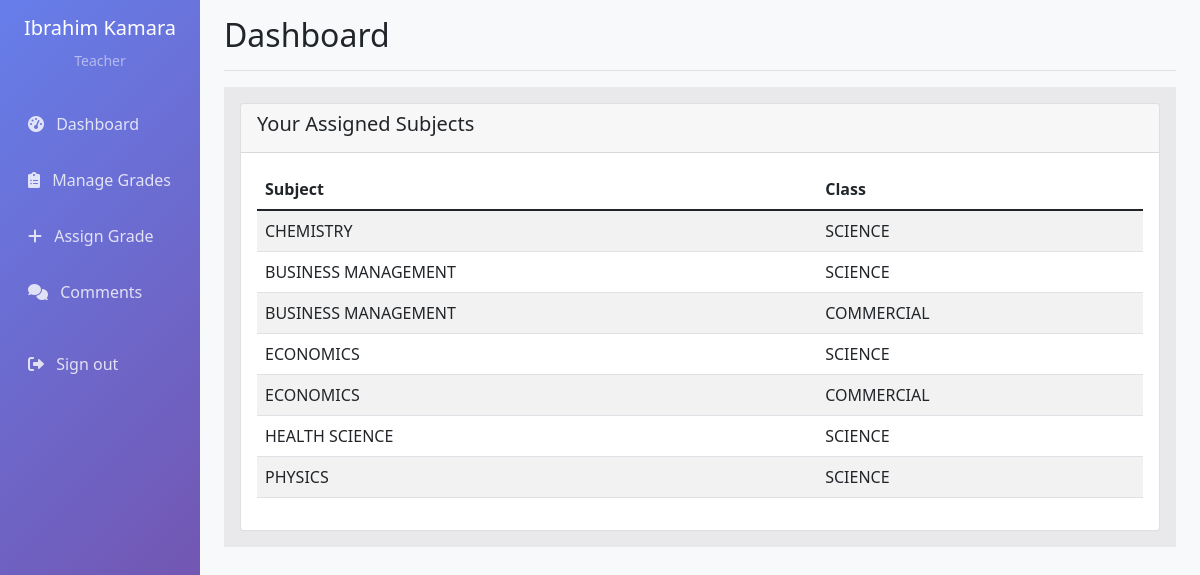
/dashboard/ (signed in), run on the app's committed database.
### accounts/models.py (models this page shows, shortened)
class CustomUser(AbstractUser):
    USER_TYPE_CHOICES = (
        ('admin', 'Admin'),
        ('teacher', 'Teacher'),
        ('student', 'Student'),
    )
    email = models.EmailField(unique=True)
    user_type = models.CharField(max_length=10, choices=USER_TYPE_CHOICES)
    phone = models.PositiveIntegerField(max_length=15, blank=True)
    address = models.CharField(blank=True)
    USERNAME_FIELD = 'email'
    REQUIRED_FIELDS = ['username', 'user_type']

class TeacherSubject(models.Model):
    teacher = models.ForeignKey(CustomUser, on_delete=models.CASCADE, limit_choices_to={'user_type': 'teacher'})
    subject = models.ForeignKey(Subject, on_delete=models.CASCADE)
    class_assigned = models.ForeignKey(Class, on_delete=models.CASCADE)
    class Meta:
        unique_together = ['teacher', 'subject', 'class_assigned']

class Subject(models.Model):
    name = models.CharField(max_length=100)
    code = models.CharField(max_length=10, unique=True)
    description = models.CharField(blank=True)

class Class(models.Model):
    name = models.CharField(max_length=100)
    description = models.CharField(blank=True)
    created_at = models.DateTimeField(auto_now_add=True)
    class Meta:
        verbose_name_plural = "Classes"

### accounts/views.py (the view, shortened to what this page needs)
# urls.py: path('dashboard/', views.dashboard, name='dashboard'),
@login_required
def dashboard(request):
    context = {}
    if request.user.user_type == 'admin':
        context.update({
            'total_students': CustomUser.objects.filter(user_type='student').count(),
            'total_teachers': CustomUser.objects.filter(user_type='teacher').count(),
            'total_classes': Class.objects.count(),
            'total_subjects': Subject.objects.count(),
        })
    elif request.user.user_type == 'teacher':
        context.update({
            'assigned_subjects': TeacherSubject.objects.filter(teacher=request.user),
        })
    return render(request, 'dashboard.html', context)

### templates/dashboard.html (shortened to what this page needs)
{% extends 'base.html' %}
{% block content %}
<div class="row">
    {% if user.user_type == 'teacher' %}
    <div class="col-md-12">
        <div class="card-body" style="background-color: #e9e9ec;">
        <div class="card">
            <div class="card-header">
                <h5>Your Assigned Subjects</h5>
            </div>
            <div class="card-body">
                {% if assigned_subjects %}
                <div class="table-responsive">
                    <table class="table table-striped">
                        <thead>
                            <tr>
                                <th>Subject</th>
                                <th>Class</th>
                             </tr>
                        </thead>
                        <tbody>
                            {% for assignment in assigned_subjects %}
                            <tr>
                                <td>{{ assignment.subject.name }}</td>
                                <td>{{ assignment.class_assigned.name }}</td>
                            </tr>
                            {% endfor %}
                        </tbody>
                    </table>
                </div>
                {% else %}
                <p>No subjects assigned yet.</p>
                {% endif %}
            </div>
        </div>
    </div>
    {% endif %}
</div>
{% endblock %}

### templates/base.html (shortened to what this page needs)
<!DOCTYPE html>
<html lang="en">
<head>
    <link href="https://cdn.jsdelivr.net/npm/select2@4.1.0-rc.0/dist/css/select2.min.css" rel="stylesheet" />
    <link href="https://cdn.jsdelivr.net/npm/bootstrap@5.1.3/dist/css/bootstrap.min.css" rel="stylesheet">
    <link href="https://cdnjs.cloudflare.com/ajax/libs/font-awesome/6.0.0/css/all.min.css" rel="stylesheet">
</head>
<body>
    <div class="container-fluid">
        <div class="row">
            {% if request.user.is_authenticated %}
            <nav class="col-md-3 col-lg-2 d-md-block sidebar collapse">
                <div class="position-sticky pt-3">
                    <div class="text-center mb-4">
                        <h5 class="text-white">{{ request.user.get_full_name }}</h5>
                        <small class="text-white-50">{{ request.user.user_type|title }}</small>
                    </div>
                    <ul class="nav flex-column">
                        <li class="nav-item">
                            <a class="nav-link" href="{% url 'dashboard' %}">
                                <i class="fas fa-tachometer-alt me-2"></i>
                                Dashboard
                            </a>
                        </li>
                        {% if request.user.user_type == 'teacher' %}
                        <li class="nav-item">
                            <a class="nav-link" href="{% url 'teacher_grades' %}">
                                <i class="fas fa-clipboard-list me-2"></i>
                                Manage Grades
                            </a>
                        </li>
                        <li class="nav-item">
    <a class="nav-link" href="{% url 'teacher_assigned_classes' %}">
        <i class="fas fa-plus me-2"></i>
        Assign Grade
    </a>
</li>
                        <li class="nav-item">
                            <a class="nav-link" href="{% url 'comments' %}">
                                <i class="fas fa-comments me-2"></i>
                                Comments
                            </a>
                        </li>
                        {% endif %}
                        <li class="nav-item mt-3">
                            <a class="nav-link" href="{% url 'logout' %}">
                                <i class="fas fa-sign-out-alt me-2"></i>
                                Sign out
                            </a>
                        </li>
                    </ul>
                </div>
            </nav>
            {% endif %}
            <main class="col-md-9 ms-sm-auto col-lg-10 px-md-4 main-content">
                {% if request.user.is_authenticated %}
                <div class="d-flex justify-content-between flex-wrap flex-md-nowrap align-items-center pt-3 pb-2 mb-3 border-bottom">
                    <h1 class="h2">{% block page_title %}Dashboard{% endblock %}</h1>
                </div>
                {% endif %}
                {% block content %}
                {% endblock %}
            </main>
        </div>
    </div>
</body>
</html>

### templates/base.html (style rules this page uses)
.sidebar { min-height: 100vh; background: linear-gradient(135deg, #667eea 0%, #764ba2 100%); }
.sidebar .nav-link { color: rgba(255, 255, 255, 0.8); padding: 0.75rem 1rem; margin: 0.25rem 0; border-radius: 0.5rem; transition: all 0.3s; }
.main-content { background-color: #f8f9fa; min-height: 100vh; }

### data on the page
CustomUser: user.get_full_name "Ibrahim Kamara", user.user_type "Teacher"
TeacherSubject: subject.name "CHEMISTRY", class_assigned.name "SCIENCE"
TeacherSubject: subject.name "BUSINESS MANAGEMENT", class_assigned.name "SCIENCE"
TeacherSubject: subject.name "BUSINESS MANAGEMENT", class_assigned.name "COMMERCIAL"
TeacherSubject: subject.name "ECONOMICS", class_assigned.name "SCIENCE"
TeacherSubject: subject.name "ECONOMICS", class_assigned.name "COMMERCIAL"
TeacherSubject: subject.name "HEALTH SCIENCE", class_assigned.name "SCIENCE"
TeacherSubject: subject.name "PHYSICS", class_assigned.name "SCIENCE"
